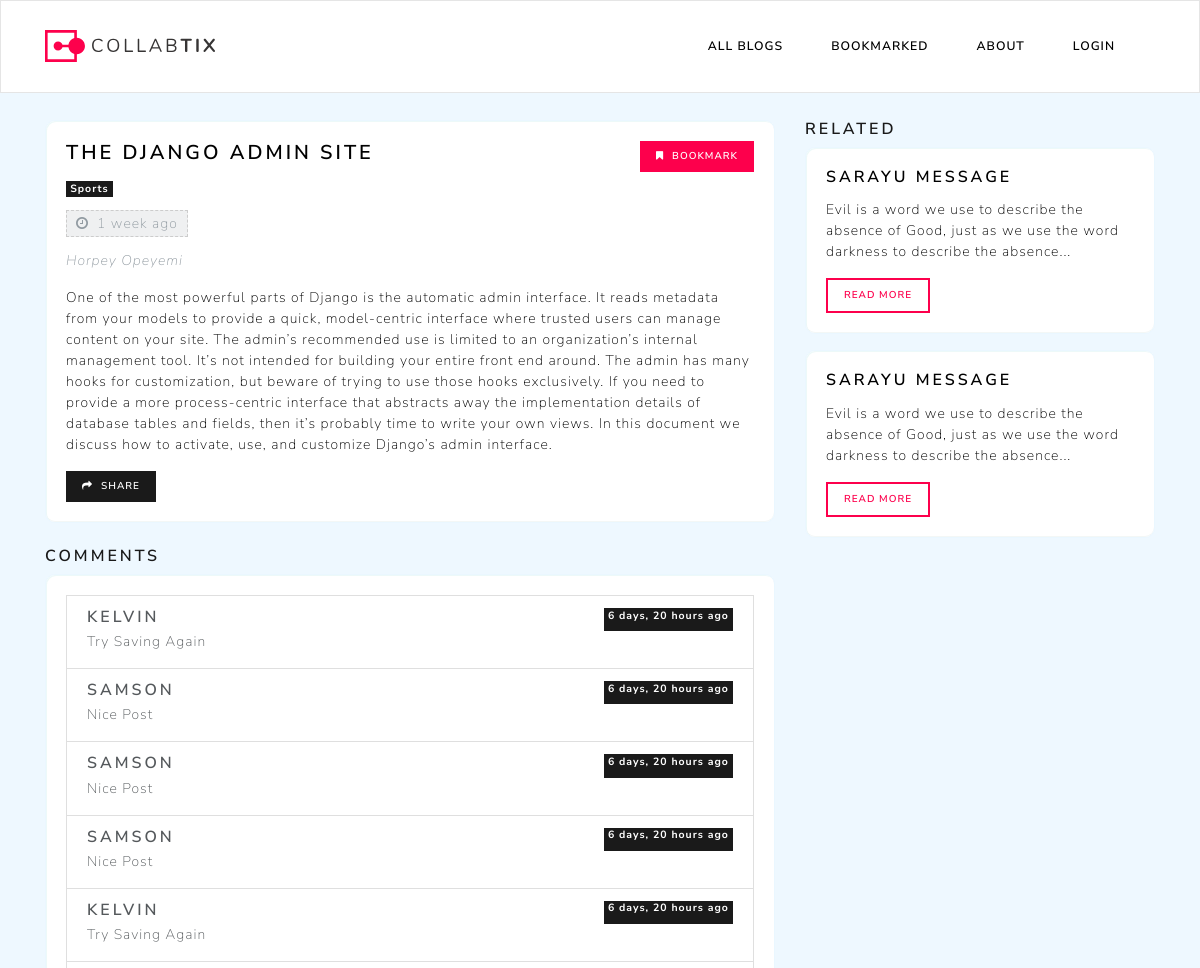
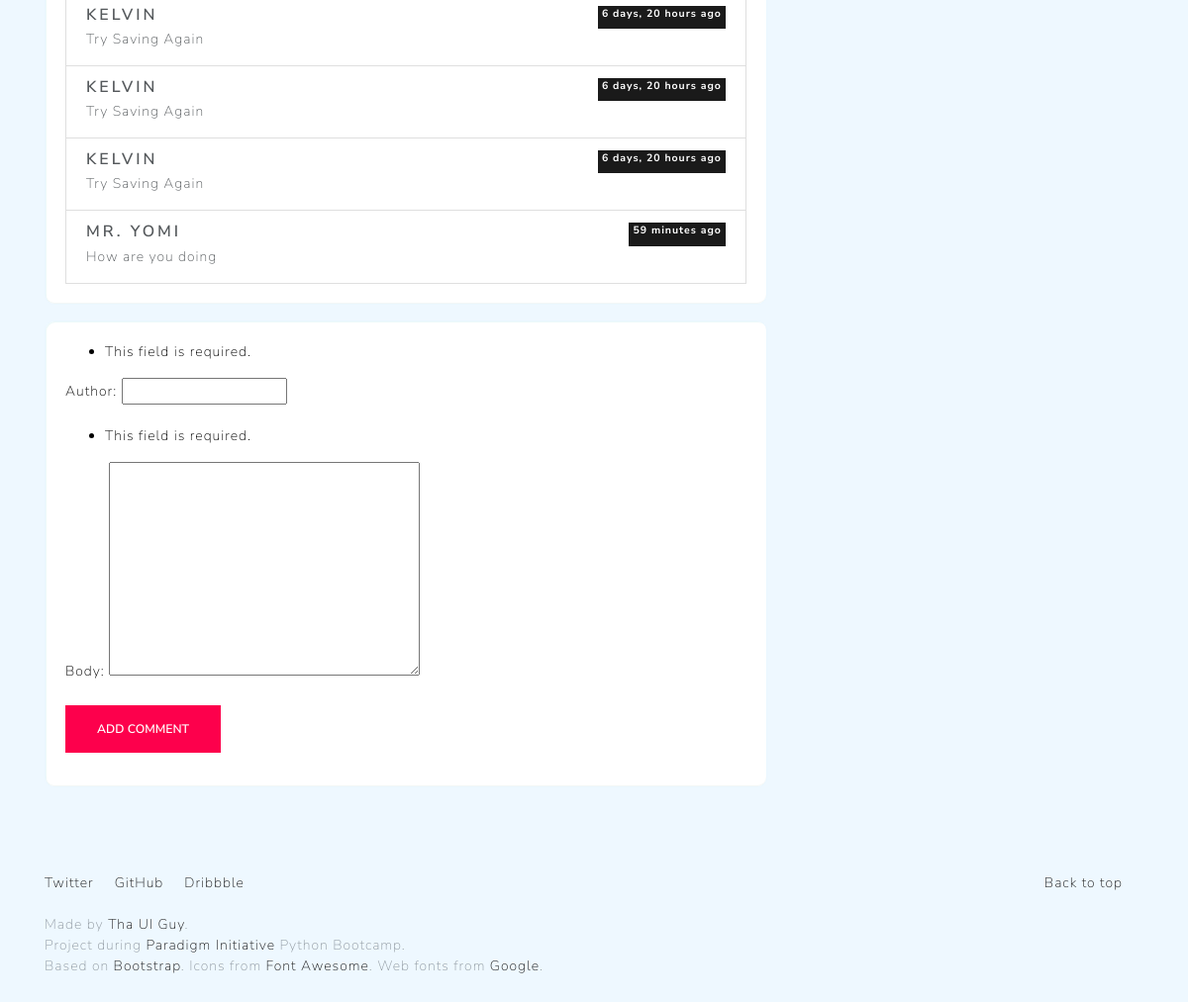
The page /blog/7 on the database its author committed (2 pictures, top to bottom).
### blog/models.py (models this page shows, shortened)
class Post(models.Model):
    author= models.ForeignKey(settings.AUTH_USER_MODEL, on_delete=models.CASCADE, null = True)
    title = models.CharField(max_length=50)
    body = models.TextField()
    published = models.DateTimeField(auto_now_add = True)
    category = models.ForeignKey("Category", on_delete=models.CASCADE, null = True)

class Category(models.Model):
    name = models.CharField(max_length=25)
    def __str__(self):
        return self.name

class Comment(models.Model):
    post = models.ForeignKey("Post", on_delete=models.CASCADE, related_name = 'comments')
    author = models.CharField(max_length = 50)
    body = models.TextField()
    active = models.BooleanField(default=True)
    published = models.DateTimeField(auto_now_add = True)

### blog/views.py (the view)
# urls.py: path('blog/<int:post_id>', singlepost, name="singlepost"),
def singlepost (request, post_id):
    post = Post.objects.get(id = post_id)
    form = commentForm(request.POST)
    if request.method == 'POST':
        form = commentForm(request.POST)
        if form.is_valid:
            comment = form.save(commit = False)
            comment.post = post
            comment.save()
    comments = post.comments.all()
    return render(request, 'singlepost.html', {'post':post, 'form': form, 'comments': comments })

### blog/forms.py
class commentForm(forms.ModelForm):
    class Meta:
        model = Comment
        fields = ('author', 'body')

### blog/templates/singlepost.html (shortened to what this page needs)
{% load static %}
{% load humanize %}
<html lang="en">
<head>
    <link rel="stylesheet" href="{% static "css/bootstrap.min.css" %}" media="screen">
    <link rel="stylesheet" href="{% static "css/custom.css" %}" media="screen">
    <link href="https://stackpath.bootstrapcdn.com/font-awesome/4.7.0/css/font-awesome.min.css" rel="stylesheet">
</head>
<body>
    {% include 'navbar.html' %}
    <div class="container">
        <div class="row">
            <div class="col-md-8">
                <div class="card border-collab mb-3">
                    <div class="card-body main-card">
                    <div class="row">
                        <div class="col-md-6">
                                <h4 class="card-title mb-3">{{post.title}}</h4>
                                <div class="mb-3">
                                    <span class="badge badge-primary">{{post.category}}</span>
                                </div>
                                <p class="text-right text-muted time-tren d-inline"><i class="fa fa-clock-o pr-2" aria-hidden="true"></i>{{post.published|naturaltime|capfirst}}</p>
                        </div>
                        <div class="col-md-6 ">
                                <a href="#" class="btn btn-collab btn-sm float-md-right float-sm-left"><i class="fa fa-bookmark pr-2" aria-hidden="true"></i>Bookmark</a>
                        </div>
                    </div>
                        <p class="text-muted mb-3 mt-3"><i>{{post.author.first_name}} {{post.author.last_name}}</i></p>
                        <p class="card-text">{{post.body}}</p>
                        <a href="#" class="btn btn-primary btn-sm"><i class="fa fa-share pr-2" aria-hidden="true"></i>Share</a>
                    </div>
                </div>
                <h5 class="mt-4">Comments</h5>
                <div class="card border-collab mb-3">
                    <div class="card-body main-card">
                    <div class="list-group">
                    {% for comment in comments %}
                        <div class="list-group-item list-group-item-action flex-column align-items-start">
                            <div class="d-flex w-100 justify-content-between">
                            <h5 class="mb-1">{{comment.author}}</h5>
                            <small class="badge badge-primary">{{comment.published|naturaltime|capfirst}}</small>
                            </div>
                            <p class="mb-1">{{comment.body}}</p>
                        </div>
                    {% endfor %}
                    </div>
                    </div>
                </div>
                <div class="card border-collab mb-3">
                    <div class="card-body main-card">
                        <div class="">
                            <form method="POST">
                                {{form.as_p}}
                                <input class="btn btn-collab" type="submit" value="Add Comment"/>
                            </form>
                        </div>
                    </div>
                </div>
            </div>
            <div class="col-md-4">
                <h5>Related</h5>
                <div class="card border-collab mb-3">
                    <div class="card-body">
                        <h5 class="card-title">Sarayu Message</h5>
                        <p class="card-text">Evil is a word we use to describe the absence of Good, just as we use the
                            word darkness to describe the absence...</p>
                        <a href="#" class="btn btn-outline-secondary btn-collab-outline btn-sm">Read More</a>
                    </div>
                </div>
                <div class="card border-collab mb-3">
                    <div class="card-body">
                        <h5 class="card-title">Sarayu Message</h5>
                        <p class="card-text">Evil is a word we use to describe the absence of Good, just as we use the
                            word darkness to describe the absence...</p>
                        <a href="#" class="btn btn-outline-secondary btn-collab-outline btn-sm">Read More</a>
                    </div>
                </div>
            </div>
        </div>
    </div>
    {% include 'footer.html'%}

### blog/static/css/custom.css (style rules this page uses)
body { padding-top: 120px; background: #eef8ff; }
.border-collab { box-shadow: inset 1px 1px 0 rgba(81, 191, 191, 0.1), inset 0 -1px 0 rgba(60, 119, 111, 0.06); border-radius: 10px; border-color: #eaf7ff !important; color: black; }
.btn-collab, .btn-collab:hover { background: #fd004c; color: white; cursor: pointer!important; }
.btn-collab-outline { border-color: #fd004c; color: #fd004c; }
.main-card .card-title { margin-bottom: 0px; }
.time-tren { background: #919aa126; padding: 3px 9px; border: 1px dashed #cccccc; }

### rows shown on the page
Post: title "THE DJANGO ADMIN SITE", category "Sports", published "1 week ago", author.first_name "Horpey", author.last_name "Opeyemi", body "One of the most powerful parts of Django is the automatic admin interface. It reads metadata from your models to provide a quick, model-centric interface where trusted users can manage content on your site. The admin’s recommended use is limited to an organization’s internal management tool. It’s not intended for building your entire front end around. The admin has many hooks for customization, but beware of trying to use those hooks exclusively. If you need to provide a more process-centric interface that abstracts away the implementation details of database tables and fields, then it’s probably time to write your own views. In this document we discuss how to activate, use, and customize…"
Comment: author "KELVIN", published "6 days, 20 hours ago", body "Try Saving Again"
Comment: author "SAMSON", published "6 days, 20 hours ago", body "Nice Post"
Comment: author "SAMSON", published "6 days, 20 hours ago", body "Nice Post"
Comment: author "SAMSON", published "6 days, 20 hours ago", body "Nice Post"
Comment: author "KELVIN", published "6 days, 20 hours ago", body "Try Saving Again"
Comment: author "KELVIN", published "6 days, 20 hours ago", body "Try Saving Again"
Comment: author "KELVIN", published "6 days, 20 hours ago", body "Try Saving Again"
Comment: author "KELVIN", published "6 days, 20 hours ago", body "Try Saving Again"
Comment: author "MR. YOMI", published "59 minutes ago", body "How are you doing"
